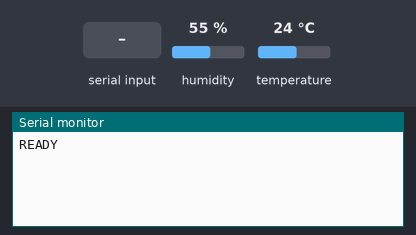
Simulated run of this program. Board: Arduino Uno, built with avr-gcc and run on an emulated ATmega328P. Parts: the last lines printed to the serial monitor. Inputs (shaded band) come from the test bench; at power-on: humidity 55 %, temperature 24 °C.

Above: at 3.2 s.
3.3 s: "MEASURE\n" received over Serial
At 3.7 s:
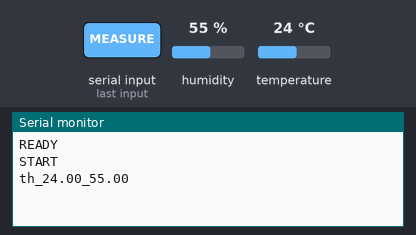
4.8 s: humidity set to 22 %
At 5.2 s:
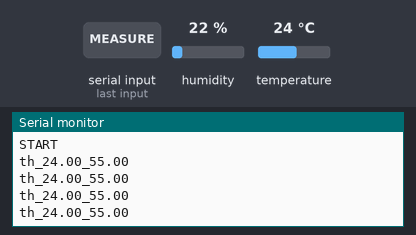
6.3 s: temperature set to 12 °C
At 9.1 s:
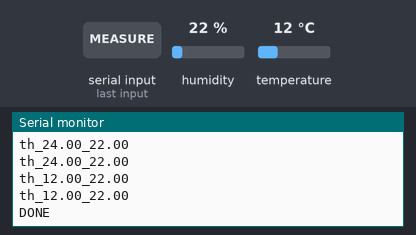

The program:

main.cpp
```cpp
#include <Arduino.h>
#include <DHT.h>

// DHT22 sensor
#define DHTPIN 7
#define DHTTYPE DHT22
DHT dht(DHTPIN, DHTTYPE);

// How long to measure (milliseconds)
const unsigned long MEASURE_TIME_MS = 5000;

void setup() {
  Serial.begin(115200);
  dht.begin();
  delay(2000);
  Serial.println("READY");  // handshake for PC
}

void loop() {

  // Check if a command has arrived
  if (Serial.available()) {
    String cmd = Serial.readStringUntil('\n');
    cmd.trim();

    if (cmd == "MEASURE") {
      Serial.println("START");

      unsigned long t0 = millis();
      while (millis() - t0 < MEASURE_TIME_MS) {
        float h = dht.readHumidity();
        float t = dht.readTemperature();

        if (!isnan(h) && !isnan(t)) {
          Serial.print("th_");
          Serial.print(t, 2);
          Serial.print("_");
          Serial.println(h, 2);
        }

        delay(500);
      }

      Serial.println("DONE");
    }
  }
}
```

Measured:
- after the input at 3.3 s, the serial monitor: prints a new line at once (image 1)
- after the input at 6.3 s, the serial monitor: prints a new line after 1.0 s (image 3)
